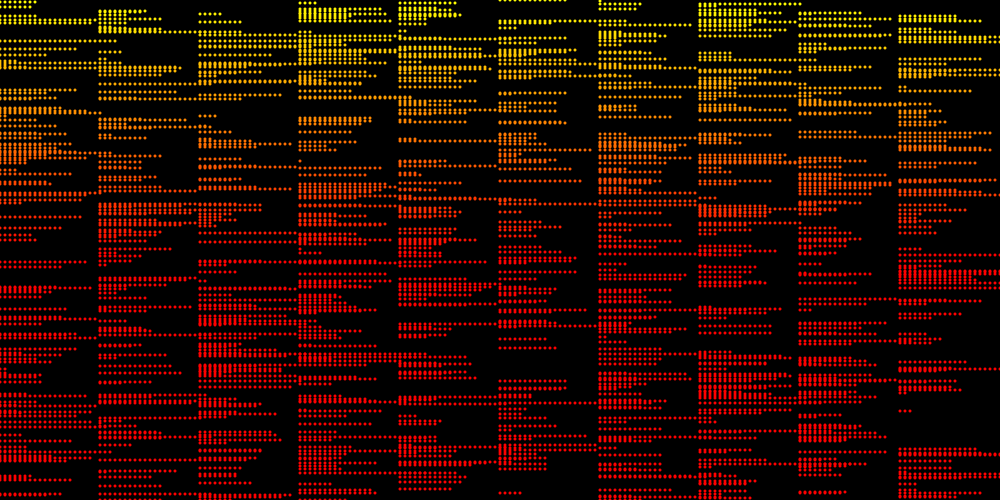
Frame 1 (no input)
Frame 60 (the mouse pressed at the canvas centre just before this capture): identical to frame 1, image omitted
Frame 120 (the mouse held since frame 60 and released just before this capture): identical to frame 1, image omitted

The Processing sketch that drew this single still picture (run headless with seeded random() and noise(); from frame 60 on, the mouse is pressed at the canvas centre):

// Processing sketch: LineFire
// ── LineFire.pde
//todo: put into a class

MainLine[] mainLine;
void setup(){
	background(0);
	size(1000, 500);
	colorMode(RGB);
	noStroke();
	mainLine = new MainLine[10];
	int spacing = width/mainLine.length;
	for(int i = 0; i < mainLine.length; i++){
		println("i*spacing = "+i*spacing);
		mainLine[i] = new MainLine(i*spacing);
	}
	for(int i = 0; i < mainLine.length; i++){
		pushMatrix();
		mainLine[i].draw();
		popMatrix();
	}
}

void draw(){

}

void mousePressed(){
	setup();
}

// ── Fire.pde
class Fire{
	void Fire(){
	
	}
}
// ── MainLine.pde
class MainLine{
	float startX, r, g, b;
	MainLine(int startX){
		this.startX = startX;
		r = 255;
		g = 255;
		b = 0;
	}

	void draw(){
		color col;
		col = color(r, g, b);
		translate(startX, 0);
		line(0, height, width/2, 0);
		for(int i = 0; i <= height; i++){
			col = color(r, g, b);
			g = g - 1;
			if(random(100) > 80){
				drawSideMarks(i, col);
			}
		}
	}

	void drawSideMarks(int i, color c){
		for(int j = 0; j <= random(100); j++){
			fill(c);
			ellipse(j*5, i, 3, 3);
		}
	}
}
// ── SideMark.pde
class SideMark{
	void SideMark(int x, int y){

	}

	void draw(int i, color c){
		for(int j = 0; j <= random(100); j++){
			fill(c);
			ellipse(250 + j*5, i, 3, 3);
		}
	}
}
